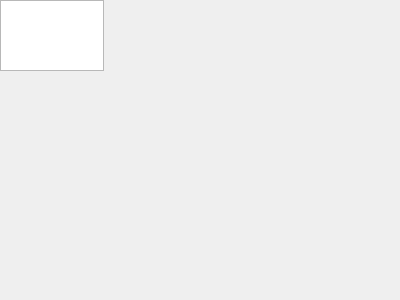
<?xml version="1.0" encoding="UTF-8"?>
<ui version="4.0">
 <class>Form</class>
 <widget class="QWidget" name="Form">
  <property name="geometry">
   <rect>
    <x>0</x>
    <y>0</y>
    <width>400</width>
    <height>300</height>
   </rect>
  </property>
  <property name="windowTitle">
   <string>Form</string>
  </property>
  <widget class="QTextEdit" name="textEdit">
   <property name="geometry">
    <rect>
     <x>0</x>
     <y>0</y>
     <width>104</width>
     <height>71</height>
    </rect>
   </property>
  </widget>
 </widget>
 <resources/>
 <connections/>
</ui>
